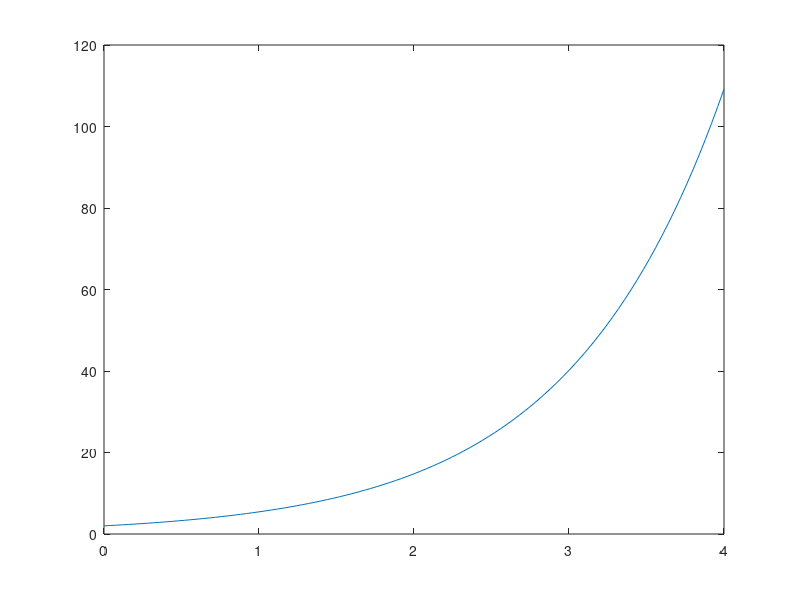

Recreate this plot in MATLAB. (Note: this script raises an error after producing the figure.)
% 8
%%
u0=2;
time_points = linspace(0, 4, 101);

[t,u] = ode45(@(t, u) u,time_points,u0);

plot(t,u);

%%

x(0)=x0;
v(0) = 0;



time_points = linspace(0, 4, 101);

[t,u] = ode45(@(t, u) u,time_points,u0);

plot(t,u);
